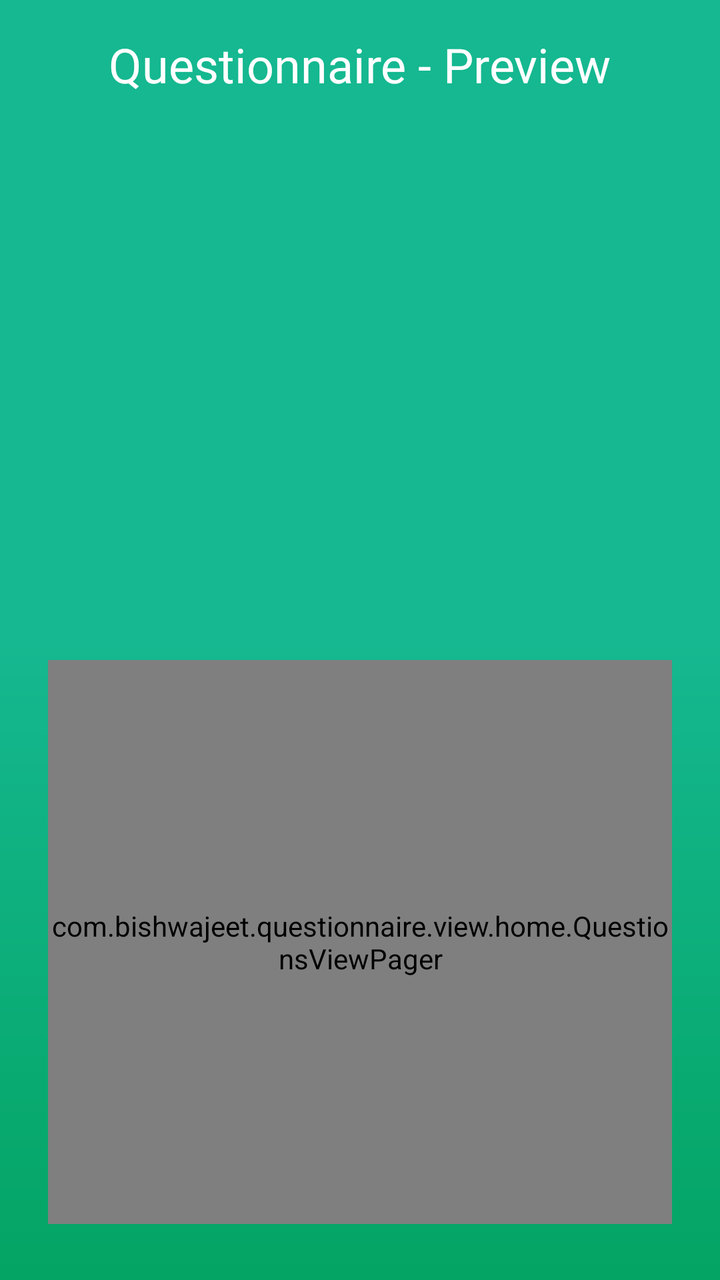
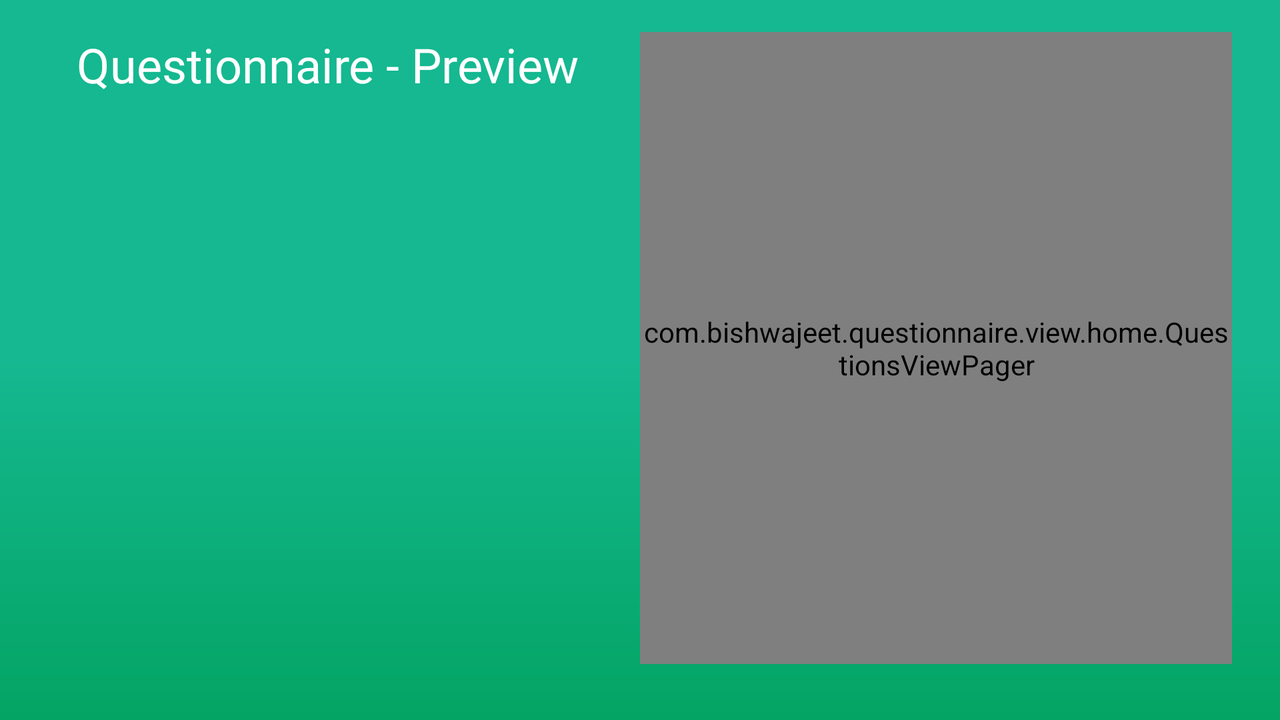

Two renders of one Android screen. The first uses the default layout on a phone; the second uses the alternative layout the repository ships for a different screen configuration, on a matching device. The two XML files are below.
<!-- AndroidManifest.xml: activity theme QuestionnaireTheme -->
<!-- res/layout/activity_home.xml -->
<?xml version="1.0" encoding="utf-8"?>
<LinearLayout xmlns:android="http://schemas.android.com/apk/res/android"
    android:layout_width="match_parent"
    android:layout_height="match_parent"
    android:id="@+id/llParent"
    android:background="@drawable/background_gradient_home"
    android:orientation="vertical"
    android:padding="@dimen/_16dp"
    android:weightSum="1">

    <TextView
        android:id="@+id/tvTitle"
        style="@style/AppNameStyleTextRegular"
        android:layout_width="wrap_content"
        android:layout_height="wrap_content"
        android:layout_gravity="center"
        android:text="@string/app_name_view" />

    <RelativeLayout
        android:layout_width="match_parent"
        android:layout_height="0dp"
        android:layout_weight="0.5">

        <TextView
            android:id="@+id/tvCategories"
            style="@style/AppNameStyle"
            android:layout_width="wrap_content"
            android:layout_height="wrap_content"
            android:layout_alignParentTop="true"
            android:layout_marginStart="@dimen/_16dp"
            android:layout_marginTop="@dimen/_16dp" />

        <TextView
            android:id="@+id/tvQuestions"
            style="@style/AppNameStyle"
            android:layout_width="wrap_content"
            android:layout_height="wrap_content"
            android:layout_below="@+id/tvCategories"
            android:layout_marginStart="@dimen/_16dp"
            android:layout_marginTop="@dimen/_16dp" />

        <TextView
            android:id="@+id/tvSecondLastQuestion"
            style="@style/SubTextStyleSecondary"
            android:layout_width="wrap_content"
            android:layout_height="wrap_content"
            android:layout_above="@+id/tvLastQuestion"
            android:layout_marginStart="@dimen/_16dp"
            android:layout_marginTop="@dimen/_16dp" />

        <TextView
            android:id="@+id/tvLastQuestion"
            style="@style/SubTextStylePrimary"
            android:layout_width="wrap_content"
            android:layout_height="wrap_content"
            android:layout_above="@+id/tvCurrentQuestion"
            android:layout_marginStart="@dimen/_16dp"
            android:layout_marginTop="@dimen/_10dp"
            android:layout_marginBottom="@dimen/_12dp" />

        <TextView
            android:id="@+id/tvCurrentQuestion"
            style="@style/TextStyleQuestion"
            android:layout_width="wrap_content"
            android:layout_height="wrap_content"
            android:layout_alignParentBottom="true"
            android:layout_marginStart="@dimen/_16dp"
            android:layout_marginBottom="@dimen/_8dp"
            android:lineSpacingMultiplier="0.9" />

    </RelativeLayout>

    <com.bishwajeet.questionnaire.view.home.QuestionsViewPager
        android:id="@+id/vpQuestions"
        android:layout_width="match_parent"
        android:layout_height="0dp"
        android:layout_marginStart="@dimen/_8dp"
        android:layout_marginEnd="@dimen/_8dp"
        android:layout_marginBottom="@dimen/_12dp"
        android:layout_weight="0.5" />

</LinearLayout>
<!-- resources referenced by this layout -->
<resources>
  <dimen name="_10dp">10dp</dimen>
  <dimen name="_12dp">12dp</dimen>
  <dimen name="_16dp">16dp</dimen>
  <dimen name="_8dp">8dp</dimen>
  <!-- drawable background_gradient_home (drawable) -->
  <?xml version="1.0" encoding="utf-8"?>
  <shape xmlns:android="http://schemas.android.com/apk/res/android"
      android:shape="rectangle">
  
      <gradient
          android:angle="90"
          android:centerColor="@color/colorPrimary"
          android:endColor="@color/colorPrimary"
          android:startColor="@color/colorAccent" />
  
  </shape>
  <string name="app_name_view">Questionnaire - Preview</string>
  <style name="AppNameStyle" parent="@android:style/TextAppearance">
          <item name="android:textColor">@color/textPrimary</item>
          <item name="android:fontFamily">@font/raleway_regular</item>
          <item name="android:includeFontPadding">true</item>
          <item name="android:lineSpacingExtra">0dp</item>
      </style>
  <style name="AppNameStyleTextRegular" parent="AppNameStyle">
          <item name="android:textSize">@dimen/text_24</item>
      </style>
  <style name="SubTextStylePrimary" parent="SubTextStyle">
          <item name="android:textColor">@color/subtextPrimary</item>
      </style>
  <style name="SubTextStyleSecondary" parent="SubTextStyle">
          <item name="android:textColor">@color/subtextSecondary</item>
      </style>
  <style name="TextStyleQuestion" parent="AppNameStyle">
          <item name="android:textSize">@dimen/text_20</item>
          <item name="android:textColor">@color/textPrimary</item>
          <item name="android:fontFamily">@font/raleway_regular</item>
          <item name="android:includeFontPadding">true</item>
          <item name="android:lineSpacingExtra">0dp</item>
      </style>
  <style name="QuestionnaireTheme" parent="FullscreenTheme">
          <item name="android:colorForeground">@color/colorPrimary</item>
          <item name="android:textColorPrimary">@color/textPrimary</item>
      </style>
  <color name="colorPrimary">#15B890</color>
  <color name="colorAccent">#04A464</color>
  <color name="textPrimary">#ffffff</color>
  <dimen name="text_24">24sp</dimen>
  <style name="SubTextStyle" parent="@android:style/TextAppearance">
          <item name="android:textSize">@dimen/text_14</item>
          <item name="android:fontFamily">@font/raleway_bold</item>
          <item name="android:includeFontPadding">true</item>
          <item name="android:lineSpacingExtra">0dp</item>
      </style>
  <color name="subtextPrimary">#80ffffff</color>
  <color name="subtextSecondary">#40ffffff</color>
  <dimen name="text_20">20sp</dimen>
  <style name="FullscreenTheme" parent="AppTheme">
          <item name="android:actionBarStyle">@style/FullscreenActionBarStyle</item>
          <item name="android:windowActionBarOverlay">false</item>
          <item name="android:windowBackground">@null</item>
          <item name="android:windowContentTransitions">true</item>
          <item name="windowActionBar">false</item>
          <item name="windowNoTitle">true</item>
      </style>
  <dimen name="text_14">14sp</dimen>
  <style name="AppTheme" parent="Theme.AppCompat.Light.DarkActionBar">
          <item name="colorPrimary">@color/colorPrimary</item>
          <item name="colorPrimaryDark">@color/colorPrimaryDark</item>
          <item name="colorAccent">@color/colorAccent</item>
      </style>
  <style name="FullscreenActionBarStyle" parent="Widget.AppCompat.ActionBar">
          <item name="android:background">@color/colorPrimary</item>
      </style>
  <color name="colorPrimaryDark">#15B890</color>
</resources>
<!-- res/layout-land/activity_home.xml (the repository's variant of the layout above) -->
<!-- drawn on the phone turned sideways -->
<?xml version="1.0" encoding="utf-8"?>
<LinearLayout xmlns:android="http://schemas.android.com/apk/res/android"
    android:layout_width="match_parent"
    android:layout_height="match_parent"
    android:background="@drawable/background_gradient_home"
    android:orientation="horizontal"
    android:id="@+id/llParent"
    android:padding="@dimen/_16dp"
    android:weightSum="1">

    <LinearLayout
        android:layout_width="0dp"
        android:layout_height="match_parent"
        android:layout_weight="0.5"
        android:orientation="vertical">

        <TextView
            android:id="@+id/tvTitle"
            style="@style/AppNameStyleTextRegular"
            android:layout_width="wrap_content"
            android:layout_height="wrap_content"
            android:layout_gravity="center_horizontal"
            android:text="@string/app_name_view" />

        <RelativeLayout
            android:layout_width="match_parent"
            android:layout_height="match_parent">

            <TextView
                android:id="@+id/tvCategories"
                style="@style/AppNameStyle"
                android:layout_width="wrap_content"
                android:layout_height="wrap_content"
                android:layout_alignParentTop="true"
                android:layout_marginStart="@dimen/_16dp"
                android:layout_marginTop="@dimen/_16dp" />

            <TextView
                android:id="@+id/tvQuestions"
                style="@style/AppNameStyle"
                android:layout_width="wrap_content"
                android:layout_height="wrap_content"
                android:layout_below="@+id/tvCategories"
                android:layout_marginStart="@dimen/_16dp"
                android:layout_marginTop="@dimen/_16dp" />

            <TextView
                android:id="@+id/tvSecondLastQuestion"
                style="@style/SubTextStyleSecondary"
                android:layout_width="wrap_content"
                android:layout_height="wrap_content"
                android:layout_above="@+id/tvLastQuestion"
                android:layout_marginStart="@dimen/_16dp"
                android:layout_marginTop="@dimen/_16dp" />

            <TextView
                android:id="@+id/tvLastQuestion"
                style="@style/SubTextStylePrimary"
                android:layout_width="wrap_content"
                android:layout_height="wrap_content"
                android:layout_above="@+id/tvCurrentQuestion"
                android:layout_marginStart="@dimen/_16dp"
                android:layout_marginTop="@dimen/_12dp"
                android:layout_marginBottom="@dimen/_10dp" />

            <TextView
                android:id="@+id/tvCurrentQuestion"
                style="@style/TextStyleQuestion"
                android:layout_width="wrap_content"
                android:layout_height="wrap_content"
                android:layout_alignParentBottom="true"
                android:layout_marginStart="@dimen/_16dp"
                android:layout_marginBottom="@dimen/_8dp"
                android:lineSpacingMultiplier="0.9" />

        </RelativeLayout>

    </LinearLayout>


    <com.bishwajeet.questionnaire.view.home.QuestionsViewPager
        android:id="@+id/vpQuestions"
        android:layout_width="0dp"
        android:layout_height="match_parent"
        android:layout_marginStart="@dimen/_8dp"
        android:layout_marginEnd="@dimen/_8dp"
        android:layout_marginBottom="@dimen/_12dp"
        android:layout_weight="0.5" />

</LinearLayout>
